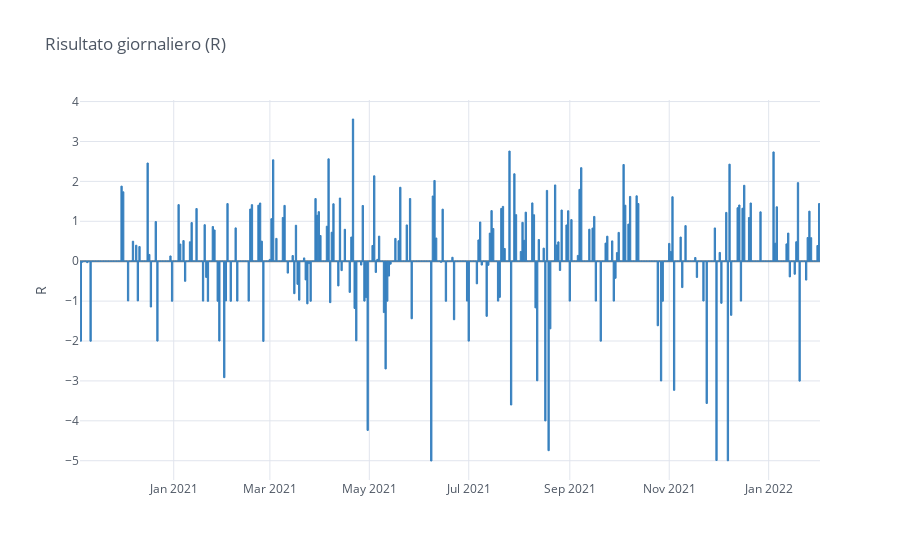

The cell this chart's notebook holds for it:
### Code cell
df = full_daniel_by_close.groupby(pd.Grouper(freq='D')).sum()
df.iplot(kind='bar', y='result', color='blue', opacity=1, title='Risultato giornaliero (R)',
         yTitle='R', zerolinecolor='grey')

### Figure 1 — Plotly figure (JSON) as saved in the notebook; plotly's stock layout.template omitted (floating-point values rounded to 4 significant figures; data arrays with more than 128 entries replaced by an {"elided": "..."} marker saying what was removed)
{"data": [{"marker": {"color": "rgba(55, 128, 191, 1)", "line": {"color": "rgba(55, 128, 191, 1.0)", "width": 1}}, "name": "result", "orientation": "v", "text": "", "type": "bar", "x": {"elided": "454 str values"}, "y": {"elided": "454 float values"}}], "layout": {"legend": {"bgcolor": "#FFFFFF", "font": {"color": "#4D5663"}}, "paper_bgcolor": "#FFFFFF", "plot_bgcolor": "#FFFFFF", "title": {"font": {"color": "#4D5663"}, "text": "Risultato giornaliero (R)"}, "xaxis": {"gridcolor": "#E1E5ED", "showgrid": true, "tickfont": {"color": "#4D5663"}, "title": {"font": {"color": "#4D5663"}, "text": ""}, "zerolinecolor": "grey"}, "yaxis": {"gridcolor": "#E1E5ED", "showgrid": true, "tickfont": {"color": "#4D5663"}, "title": {"font": {"color": "#4D5663"}, "text": "R"}, "zerolinecolor": "grey"}}}
